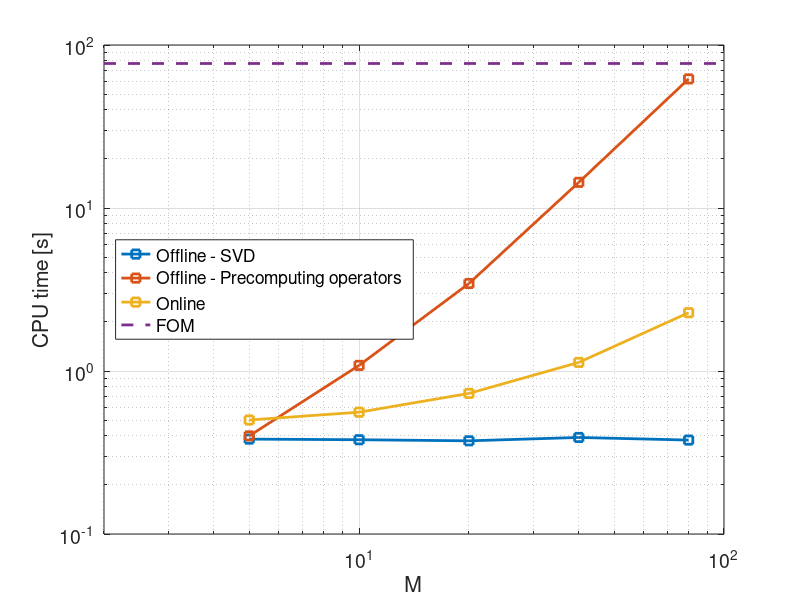

This figure's MATLAB source: (Note: this script raises an error after producing the figure.)
M_list = [5 5 10 10 20 20 40 40 80 80];

svd = [   0.363540362000000; 0.400579872000000; 0.369285986000000; 0.388155839000000; 0.377476190000000;  0.368451502000000;  0.385662822000000; 0.396618829000000; 0.371343766000000;  0.382594722000000];

precompute = [0.407085773000000; 0.392370833000000; 1.075285911000000; 1.089639901000000; 3.411268463000000; 3.471748365999999;  14.729502216000000; 14.014026250000001; 63.097201753999997; 60.774031010000002];

time_loop = [0.490072280000000;  0.511090747000000; 0.558533572000000; 0.558945277000000; 0.687801013000000;  0.769460111000000; 1.033060843999998; 1.225009048000000;  2.170482172999996; 2.386989877000005];

% FOM has been run 3 times:
fom = [73.664876351999993; 76.077162514999998; 81.306319036999994];


avg =@(list) 0.5*(list(1:2:end) + list(2:2:end));

figure
set(gca,'LineWidth',1);
M_plot = M_list(1:2:end);
svd_plot = avg(svd);

precompute_plot = avg(precompute);

time_plot = avg(time_loop);

loglog(M_plot,svd_plot,'s-','LineWidth',2);
hold on
loglog(M_plot,precompute_plot,'s-','LineWidth',2);
loglog(M_plot,time_plot,'s-','LineWidth',2);
loglog([2;100],[mean(fom);mean(fom)],'--','LineWidth',2);

grid
legend('Offline - SVD','Offline - Precomputing operators','Online','FOM','Location','west');
xlabel('M');
ylabel('CPU time [s]');
xlim([2 100]);
set(gca,'FontSize',14);

%%
export_fig('CPUtimings_actuator_unsteady','-pdf','-transparent')
